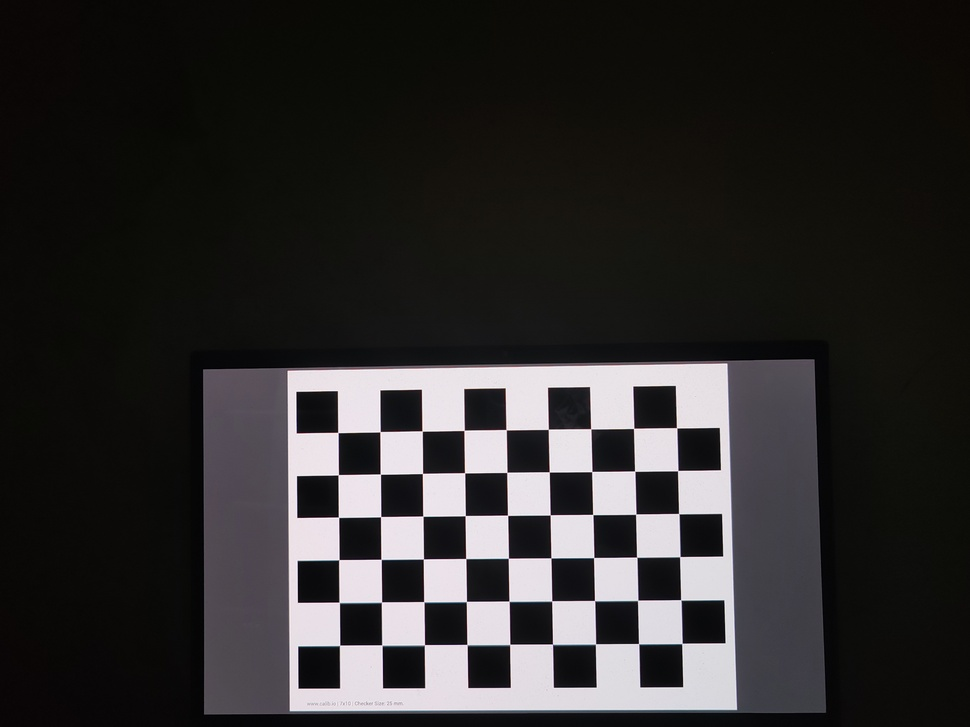
#> input picture lab/2023104666-23automationCaoRui-lab12/calibration_images/img05.jpg, 970 x 727 px, shrunk from 4064 x 3048 before the run; its folder holds only this picture in this run
$ python lab12.py
#> lines starting #> are read from the running program, lines starting #| are printed output that depends on the picture; after the words box and inside, x2 and y2 are one past the last pixel; in counts of white or black regions, pixels touching at a corner belong together
import cv2
import numpy as np
import glob
import os

# ==========================
# 创建结果文件夹
# ==========================
BASE_DIR = os.path.dirname(os.path.abspath(__file__))
IMAGE_DIR = os.path.join(BASE_DIR, "calibration_images")
RESULT_DIR = os.path.join(BASE_DIR, "results")

os.makedirs(RESULT_DIR, exist_ok=True)

# ==========================
# 棋盘参数
# ==========================
CHECKERBOARD = (9, 6)      # 内角点数量（列，行）
SQUARE_SIZE = 25           # mm

# ==========================
# 亚像素优化参数
# ==========================
criteria = (
    cv2.TERM_CRITERIA_EPS +
    cv2.TERM_CRITERIA_MAX_ITER,
    30,
    0.001
)

# ==========================
# 世界坐标系中的角点
# ==========================
objp = np.zeros(
    (CHECKERBOARD[0] * CHECKERBOARD[1], 3),
    np.float32
)

objp[:, :2] = np.mgrid[
    0:CHECKERBOARD[0],
    0:CHECKERBOARD[1]
].T.reshape(-1, 2)

objp *= SQUARE_SIZE

# ==========================
# 保存所有角点
# ==========================
objpoints = []
imgpoints = []

# ==========================
# 读取所有图片
# ==========================
images = []
extensions = ["*.jpg", "*.png", "*.jpeg", "*.bmp"]

for ext in extensions:
    images.extend(
        glob.glob(os.path.join(IMAGE_DIR, ext))
    )

print("找到图片数量：", len(images))

if len(images) == 0:
    print("没有找到标定图片！")
    exit()

# ==========================
# 检测角点
# ==========================
success_count = 0

for idx, fname in enumerate(images):

    img = cv2.imread(fname)
#> img is the input picture: shape (727, 970, 3); mean B, G, R 45.4, 45.7, 47.4
    gray = cv2.cvtColor(img, cv2.COLOR_BGR2GRAY)

    ret, corners = cv2.findChessboardCorners(
        gray,
        CHECKERBOARD,
        None
    )
#> ret = True; corners = 54 rows, first 8: [337.9, 432.5], [380, 431.7], [422.2, 431], [464.1, 430.4], [506.2, 429.7], [548.3, 429.3], [590.7, 428.7], [633.6, 428.4]

    if ret:

        success_count += 1

        objpoints.append(objp)

        corners2 = cv2.cornerSubPix(
            gray,
            corners,
            (11, 11),
            (-1, -1),
            criteria
        )
#> corners2 = 54 rows, first 8: [337.9, 432.5], [380, 431.7], [422.1, 431], [464.1, 430.3], [506.1, 429.7], [548.3, 429.3], [590.7, 428.8], [633.7, 428.4]

        imgpoints.append(corners2)

        draw_img = img.copy()

        cv2.drawChessboardCorners(
            draw_img,
            CHECKERBOARD,
            corners2,
            ret
        )
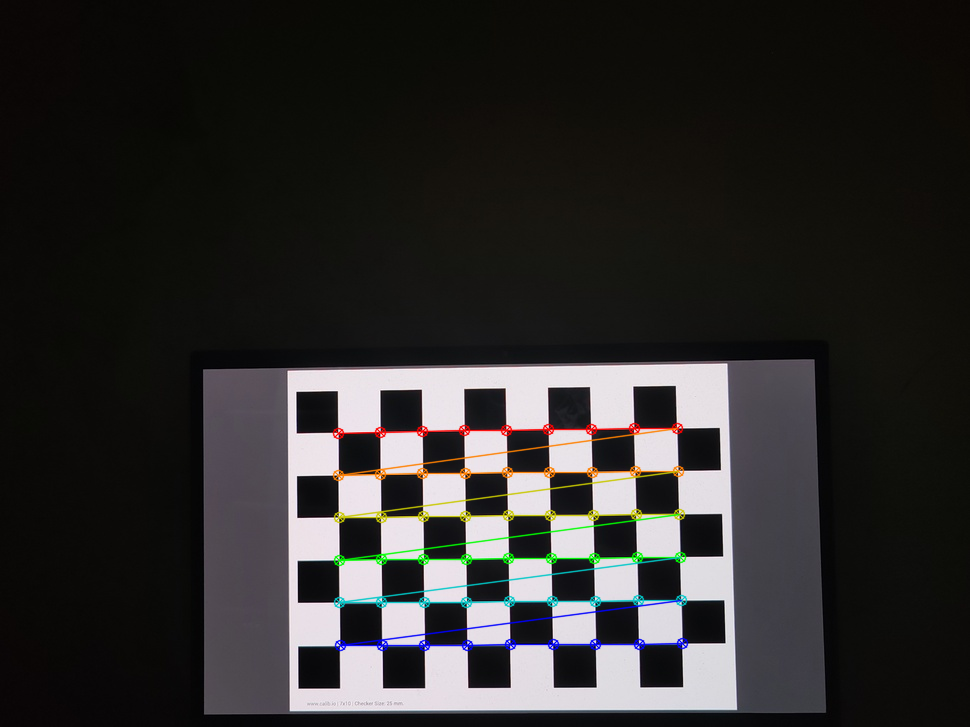
#> draw_img: shape (727, 970, 3); 2.19% of pixels changed, all inside (x1, y1, x2, y2) = (332, 422, 689, 652)

        save_name = os.path.join(
            RESULT_DIR,
            f"corners_{success_count}.jpg"
        )

        cv2.imwrite(save_name, draw_img)

        print(f"角点检测成功：{fname}")

    else:
        print(f"角点检测失败：{fname}")

print("成功检测图片数量：", success_count)

if success_count < 10:
    print("成功图片太少，建议重新拍摄！")
    exit()
#> (the program exits here)
